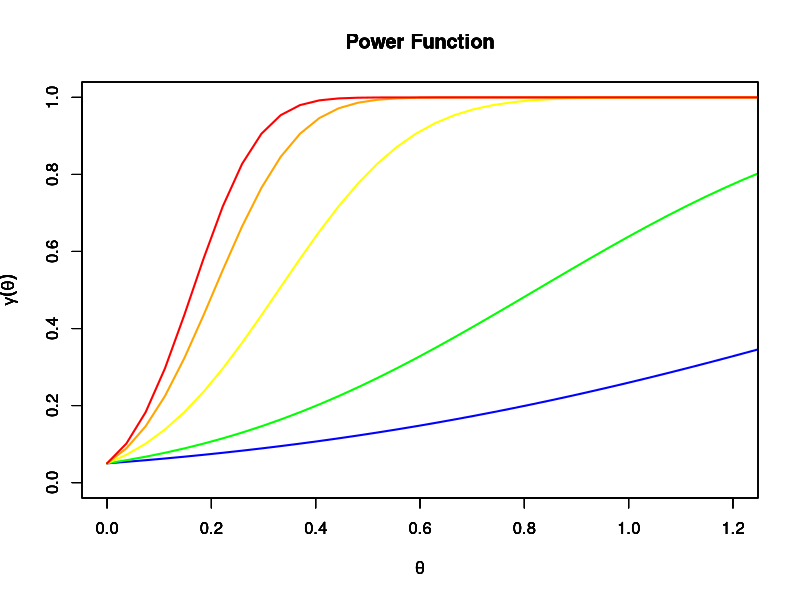

Generate this figure with R:
sigma <- 1        # The standard deviation.
n <- 1          # The sample size.
theta0 <- 0       # The value of theta0 in H0.
#pow <- 0.80       # The minimum desired power.
alpha <- 0.05     # The significance level. Try 0.01, 0.05, 0.10
#beta <- 1 - pow   # The desired maximum Type II error probability.
z.alpha <- qnorm(1-alpha)  # P( Z > z.alpha ) = alpha
#z.beta <- qnorm(1-beta)    # P( Z > z.beta ) = beta

curve(pnorm(sqrt(n)*(x - theta0)/sigma - z.alpha), 
      from=theta0,                   # Left endpoint of the domain
      to=theta0+3.7*sigma/sqrt(n),   # Right endopint of the domain
      col="blue",                    # Try different colors
      main="Power Function",         # The Main Title
      xlab=expression(theta),        # Label the horizontal axis
      ylab=expression(gamma(theta)), # Label the vertical axis
      lwd=2,                         # Line width.
      xlim= c(0,1.2),               # keep same x axis
      ylim= c(0, 1),                # keep same y axis
      add=NA)     

par(new=TRUE)

curve(pnorm(sqrt(4)*(x - theta0)/sigma - z.alpha), 
      from=theta0,                   # Left endpoint of the domain
      to=theta0+3.7*sigma/sqrt(n),   # Right endopint of the domain
      col="green",                    # Try different colors
      main="Power Function",         # The Main Title
      xlab=expression(theta),        # Label the horizontal axis
      ylab=expression(gamma(theta)), # Label the vertical axis
      lwd=2,                         # Line width.
      xlim= c(0,1.2),               # keep same x axis
      ylim= c(0, 1),                # keep same y axis
      add=NA)     

par(new=TRUE)

curve(pnorm(sqrt(25)*(x - theta0)/sigma - z.alpha), 
      from=theta0,                   # Left endpoint of the domain
      to=theta0+3.7*sigma/sqrt(n),   # Right endopint of the domain
      col="yellow",                    # Try different colors
      main="Power Function",         # The Main Title
      xlab=expression(theta),        # Label the horizontal axis
      ylab=expression(gamma(theta)), # Label the vertical axis
      lwd=2,                         # Line width.
      xlim= c(0,1.2),               # keep same x axis
      ylim= c(0, 1),                # keep same y axis
      add=NA)    

par(new=TRUE)

curve(pnorm(sqrt(64)*(x - theta0)/sigma - z.alpha), 
      from=theta0,                   # Left endpoint of the domain
      to=theta0+3.7*sigma/sqrt(n),   # Right endopint of the domain
      col="orange",                    # Try different colors
      main="Power Function",         # The Main Title
      xlab=expression(theta),        # Label the horizontal axis
      ylab=expression(gamma(theta)), # Label the vertical axis
      lwd=2,                         # Line width.
      xlim= c(0,1.2),               # keep same x axis
      ylim= c(0, 1),                # keep same y axis
      add=NA)    

par(new=TRUE)

curve(pnorm(sqrt(100)*(x - theta0)/sigma - z.alpha), 
      from=theta0,                   # Left endpoint of the domain
      to=theta0+3.7*sigma/sqrt(n),   # Right endopint of the domain
      col="red",                    # Try different colors
      main="Power Function",         # The Main Title
      xlab=expression(theta),        # Label the horizontal axis
      ylab=expression(gamma(theta)), # Label the vertical axis
      lwd=2,                         # Line width.
      xlim= c(0,1.2),               # keep same x axis
      ylim= c(0, 1),                # keep same y axis
      add=NA)    